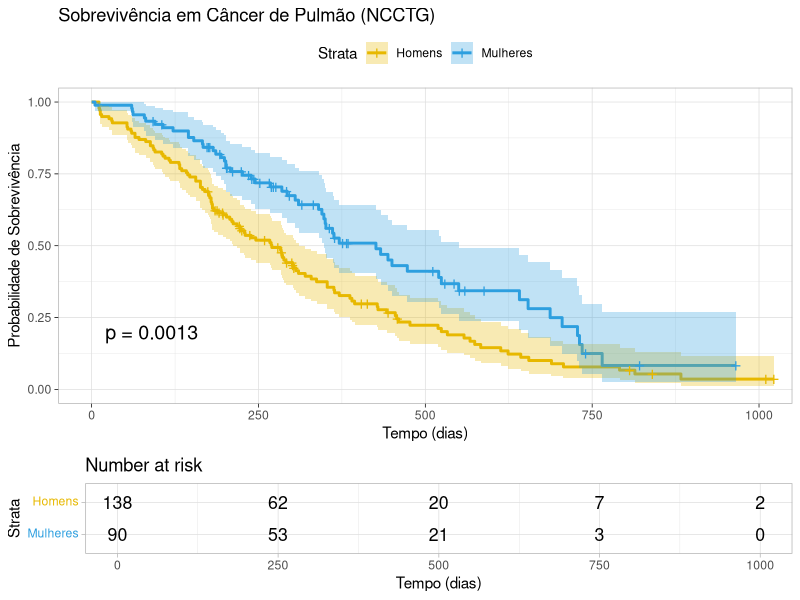
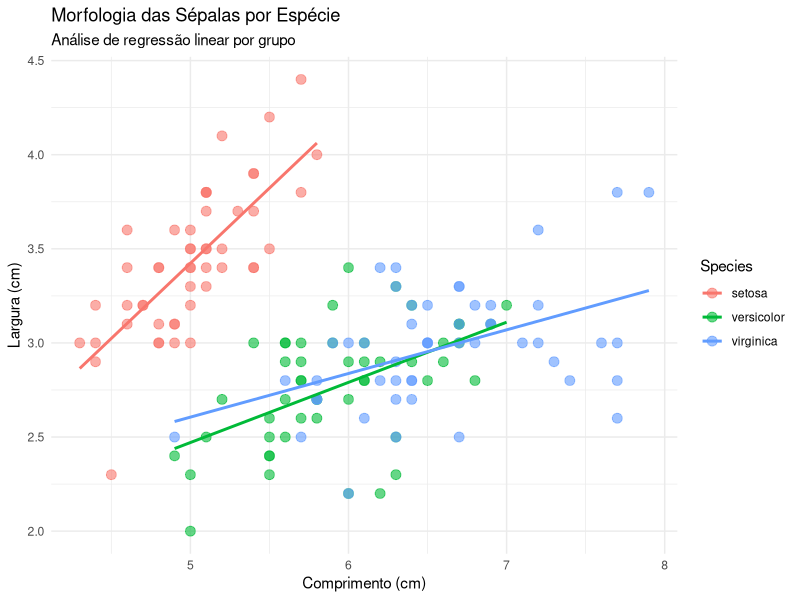
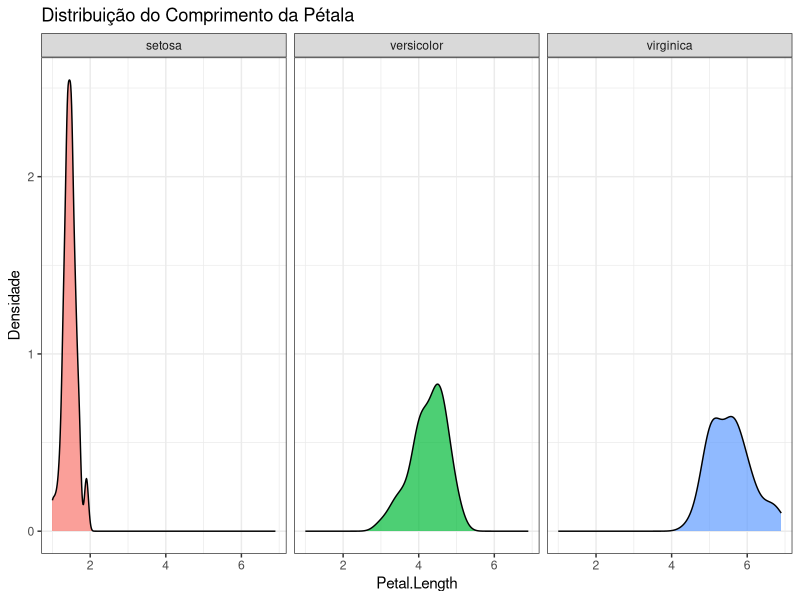

Reproduce these figures in R, in order.
################ TEMA 1 – O TESTE QUI-QUADRADO DE INDEPENDÊNCIA ###############
### 1. Criando uma Tabela de Contingência Manualmente
# Estudo clínico (Tratamento vs Placebo) e Desfecho (Melhorou vs Não)
dados_clinicos <- matrix(c(60, 40, 30, 70), nrow = 2)
rownames(dados_clinicos) <- c("Tratamento", "Placebo")
colnames(dados_clinicos) <- c("Melhorou", "Não Melhorou")

print("--- Tabela Observada ---")
print(dados_clinicos)

# Teste Qui-Quadrado
# H0: As variáveis são independentes (O tratamento não afeta a melhora)
teste_chi <- chisq.test(dados_clinicos, correct = FALSE) 
# correct = F para dados grandes

# --- INTERPRETAÇÃO AUTOMÁTICA ---
cat("\n--- RESULTADO DO TESTE QUI-QUADRADO ---\n")
cat("Estatística X²:", round(teste_chi$statistic, 3), "\n")
cat("Valor-p:", format.pval(teste_chi$p.value, digits = 4), "\n")

if(teste_chi$p.value < 0.05) {
  cat("[CONCLUSÃO]: Rejeitamos H0. Há evidência estatística de associação significativa.\n")
  cat("Interpretação Clínica: O tratamento influenciou o resultado (Melhora).\n")
} else {
  cat("[CONCLUSÃO]: Não rejeitamos H0.\n")
  cat("Interpretação Clínica: Não há evidência de que o tratamento tenha efeito diferente do placebo.\n")
}


### 2. Teste Exato de Fisher (Para amostras pequenas)
# Teste de Biocompatibilidade de um Novo Polímero para Cateteres.
# Estamos comparando a ocorrência de "Reação Alérgica Severa" (Evento Raro).
# Como o estudo é piloto e caro, temos apenas 10 pacientes em cada grupo.
# - Grupo Novo Polímero (Experimento): 2 reações em 10 pacientes.
# - Grupo Polímero Padrão (Controle): 8 reações em 10 pacientes.

# Matriz de Contingência
dados_cateter <- matrix(c(2, 8, 8, 2), nrow = 2)

# Nomeando para dar contexto
rownames(dados_cateter) <- c("Novo Polímero", "Padrão")
colnames(dados_cateter) <- c("Reação Alérgica", "Sem Reação")

print("--- Tabela de Ocorrências (Estudo Piloto) ---")
print(dados_cateter)

# Executando o Teste de Fisher
# Usamos Fisher porque temos frequências esperadas < 5 (amostra pequena)
teste_fisher <- fisher.test(dados_cateter)

# --- INTERPRETAÇÃO AUTOMÁTICA DETALHADA ---
cat("\n--- RESULTADO DO TESTE EXATO DE FISHER ---\n")
cat("Odds Ratio (OR):", round(teste_fisher$estimate, 3), "\n")
cat("Valor-p:", format.pval(teste_fisher$p.value, digits = 4), "\n")

# Lógica de Decisão
if(teste_fisher$p.value < 0.05) {
  cat("\n[CONCLUSÃO]: Diferença Significativa (p < 0.05).\n")
  
  # Verifica se o OR é menor ou maior que 1 para dizer se protegeu ou piorou
  if(teste_fisher$estimate < 1) {
    cat("Interpretação: O Novo Polímero REDUZIU significativamente o risco de reação alérgica.\n")
    cat("O Odds Ratio < 1 indica um fator de proteção.\n")
  } else {
    cat("Interpretação: O Novo Polímero AUMENTOU o risco (Pior que o padrão).\n")
  }
  
} else {
  cat("\n[CONCLUSÃO]: Não há associação estatisticamente significativa.\n")
  cat("Apesar da diferença numérica, a amostra é muito pequena para confirmar eficácia.\n")
}


### 3. Aplicação com Dataset Real: 'Titanic'
# A Sobrevivência (Survived) depende da Classe (Class)?
data(Titanic)
# Convertendo a tabela 4D em uma tabela 2D (Classe x Sobrevivência)
tabela_titanic <- margin.table(Titanic, c(1, 4))

cat("--- Análise do Titanic ---\n")
teste_titanic <- chisq.test(tabela_titanic)

# --- INTERPRETAÇÃO AUTOMÁTICA ---
cat("Valor-p:", format.pval(teste_titanic$p.value, digits = 4), "\n")

if(teste_titanic$p.value < 0.05) {
  cat("[ALERTA]: Dependência Forte Detectada!\n")
  cat("A classe social do passageiro influenciou drasticamente a chance de sobrevivência.\n")
} else {
  cat("[OK]: Independência verificada. A classe não influenciou a sobrevivência.\n")
}


################ TEMA 3 – CURVAS DE KAPLAN-MEIER E TESTE LOG-RANK ##############

# Carregar pacotes (Instala se necessário)
if(!require(survival)) install.packages('survival')
if(!require(survminer)) install.packages('survminer')
library(survival)
library(survminer)

### Usando o dataset 'lung' (Câncer de Pulmão - NCCTG)
data(lung)
str(lung)

# Passo 1: Ajustar o modelo Kaplan-Meier (Sobrevivência por Sexo)
fit_km <- survfit(Surv(time, status) ~ sex, data = lung)

# Extraindo as medianas para interpretar
resumo_km <- summary(fit_km)$table
mediana_homens <- resumo_km[1, "median"] # Homens (1)
mediana_mulheres <- resumo_km[2, "median"] # Mulheres (2)

cat("\n--- ESTATÍSTICAS DESCRITIVAS (KAPLAN-MEIER) ---\n")
cat("Mediana de Sobrevivência (Homens):", mediana_homens, "dias\n")
cat("Mediana de Sobrevivência (Mulheres):", mediana_mulheres, "dias\n")
cat("Diferença observada:", abs(mediana_homens - mediana_mulheres), "dias\n")


# Passo 2: Teste Log-Rank (Validar estatisticamente a diferença)
teste_logrank <- survdiff(Surv(time, status) ~ sex, data = lung)

# Cálculo manual do p-valor (o objeto survdiff não guarda o p-valor direto)
p_val_logrank <- 1 - pchisq(teste_logrank$chisq, df = 1)

# --- INTERPRETAÇÃO AUTOMÁTICA ---
cat("\n--- RESULTADO DO TESTE LOG-RANK ---\n")
cat("Estatística Chi-Square:", round(teste_logrank$chisq, 2), "\n")
cat("Valor-p:", format.pval(p_val_logrank, digits = 4), "\n")

if(p_val_logrank < 0.05) {
  cat("[CONCLUSÃO]: Curvas de sobrevivência DIFERENTES (p < 0.05).\n")
  cat("Interpretação: O sexo do paciente influencia significativamente o tempo de sobrevivência.\n")
  if(mediana_homens < mediana_mulheres){
    cat("Nota: As mulheres (Sex=2) apresentaram maior tempo mediano de vida.\n")
  }
} else {
  cat("[CONCLUSÃO]: Curvas de sobrevivência IGUAIS (p >= 0.05).\n")
  cat("Interpretação: Não há evidência de diferença na sobrevivência entre os sexos.\n")
}

# Passo 3: Plotagem (Apenas gera o gráfico)
ggsurvplot(
  fit_km,
  data = lung,
  pval = TRUE,             
  conf.int = TRUE,         
  risk.table = TRUE,       
  legend.labs = c("Homens", "Mulheres"),
  xlab = "Tempo (dias)",
  ylab = "Probabilidade de Sobrevivência",
  title = "Sobrevivência em Câncer de Pulmão (NCCTG)",
  ggtheme = theme_light(),
  palette = c("#E7B800", "#2E9FDF") 
)


################ TEMA 5 – VISUALIZAÇÃO DE DADOS NO R PELO TIDYVERSE ###########

if(!require(ggplot2)) install.packages('ggplot2')
library(ggplot2)
data(iris)

cat("\n--- GERANDO VISUALIZAÇÕES GGPLOT2 ---\n")

### 1. Gráfico de Dispersão com Camadas
cat("Gráfico 1: Dispersão (Scatter Plot) - Relação Sépala Comprimento vs Largura\n")
ggplot(data = iris, 
       aes(x = Sepal.Length, y = Sepal.Width, color = Species)) + 
  geom_point(size = 3, alpha = 0.6) +       
  geom_smooth(method = "lm", se = FALSE) +  
  labs(
    title = "Morfologia das Sépalas por Espécie",
    subtitle = "Análise de regressão linear por grupo",
    x = "Comprimento (cm)",
    y = "Largura (cm)"
  ) +
  theme_minimal()


### 2. O Poder do 'Facet' para painéis separados
cat("Gráfico 2: Facets - Distribuição de Densidade separada por Espécie\n")
ggplot(iris, aes(x = Petal.Length, fill = Species)) +
  geom_density(alpha = 0.7) +
  facet_wrap(~Species) +  
  labs(title = "Distribuição do Comprimento da Pétala",
       y = "Densidade") +
  theme_bw() +
  theme(legend.position = "none")

